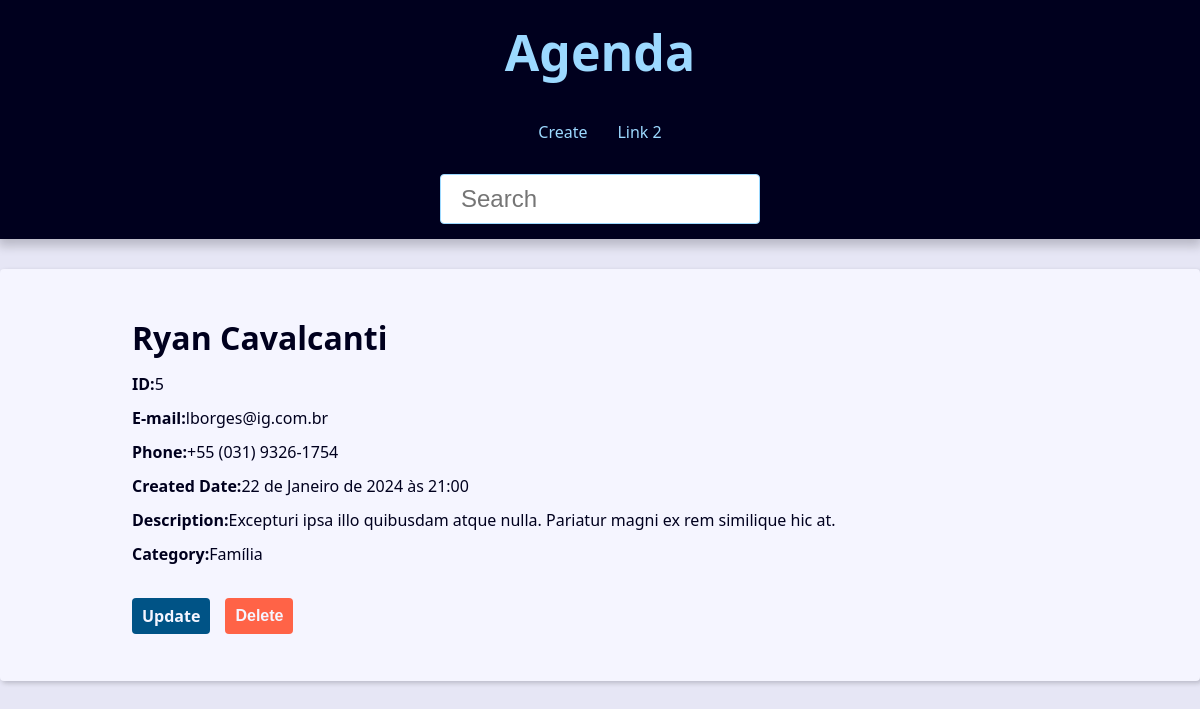
Screenshot of /contact/5/detail with the database file from the repository.
### contact/models.py (models this page shows, shortened)
class Contact(models.Model):
    first_name = models.CharField(max_length=50)
    last_name = models.CharField(max_length=50)
    phone = models.CharField(max_length=50)
    email = models.EmailField(max_length=254, blank=True)
    created_date = models.DateTimeField(default=timezone.now)
    description = models.TextField(blank=True)
    show = models.BooleanField(default=True)
    picture = models.ImageField(blank=True, upload_to='picture/%Y/%m/')
    category = models.ForeignKey(Category, on_delete=models.SET_NULL, blank=True, null=True)
    owner =  models.ForeignKey(User, on_delete=models.SET_NULL, blank=True, null=True)

class Category(models.Model):
    class Meta:
        verbose_name = 'Categoria'
    name = models.CharField(max_length=50)

### contact/views/contact_views.py (the view)
# urls.py: path('contact/<int:contact_id>/detail', views.contact, name='contact'),# type:ignore
def contact(request, contact_id):
    single_contact = get_object_or_404(Contact.objects, pk=contact_id)
    site_title = f'{single_contact.first_name} {single_contact.last_name} - '
    context = {
        'contact': single_contact,
        'site_title': site_title
    }
    return render(request,'contact/contact.html', context )

### contact/templates/contact/contact.html (shortened to what this page needs)
{% extends "global/base.html" %}
{% block content %}
<div class="single-contact">
    <h1 class="single-contact-name">
        {{contact.first_name}} {{contact.last_name}}
    </h1>
    <p><b>ID:</b>{{contact.id}} </p>
    <p><b>E-mail:</b>{{contact.email}} </p>
    <p><b>Phone:</b>{{contact.phone}} </p>
    <p><b>Created Date:</b>{{contact.created_date}} </p>
    <p><b>Description:</b>{{contact.description}} </p>
    <p><b>Category:</b>{{contact.category.name}} </p>
    <div class="contact-links">
        <a class ="btn btn-link" href="{% url "contact:update" contact.id %}">Update</a>
        <form action="{% url "contact:delete" contact.id %}" method="POST">
            {% if confirmation == 'no' %}
                <input type="hidden" name="confirmation" value"yes">
                <button class="btn btn-link btn-delete" type="submit">Confirma?</button>
            {% else %}
                <button class="btn btn-link btn-delete" type="submit">Delete</button>
            {% endif %}
        </form>
    </div>
</div>
{% endblock content %}

### base_static/global/css/style.css (style rules this page uses)
:root { --spacing: 1.5rem; --link-dark-color: rgb(0, 83, 134); --link-light-color: rgb(156, 217, 255); --clr-white: rgb(245, 245, 255); --clr-black: rgb(0, 0, 30); --clr-light-gray: rgb(230, 230, 245); --clr-dark-shadow-5: rgba(0, 0, 10, 5%); --clr-dark-shadow-10: rgba(0, 0, 10, 10%); --clr-dark-shadow-20: rgba(0, 0, 10, 20%); --clr-light-shadow-5: rgba(200, 200, 255, 5%); --clr-light-shadow-10: rgba(200, 200, 255, 10%); --clr-light-shadow-20: rgba(200, 200, 255, 20%); --main-page-width: 120rem; --table-min-width: 60rem; --biggest-font-size: 5rem; --bigger-font-size: 4rem; --big-font-size: 3.2rem; --medium-font-size: 2.4rem; --small-font-size: 1.6rem; --smaller-font-size: 1.4rem; --smallest-font-size: 1.2rem; --transition-fast: 300ms; --transition-medium: 600ms; --transition-slow: 1s; --default-border-radius: 4px; }
*, *::before, *::after { margin: 0; padding: 0; box-sizing: border-box; }
html { font-size: 62.5%; }
body { font-family: system-ui, -apple-system, BlinkMacSystemFont, 'Segoe UI', Roboto, Oxygen, Ubuntu, Cantarell, 'Open Sans', 'Helvetica Neue', sans-serif; line-height: 1.5; font-size: var(--small-font-size); color: var(--clr-black); -webkit-font-smoothing: antialiased; background: var(--clr-light-gray); }
@media (min-width: 600px) { .single-contact { max-width: 80%; margin: calc(var(--spacing) * 2) auto; } }
.single-contact h1 { margin: 1rem 0; }
.single-contact p { margin: 1rem 0; }
.btn { background-color: var(--link-dark-color); color: var(--clr-white); font-weight: bold; border: none; padding: 1rem 2rem; border-radius: var(--default-border-radius); cursor: pointer; transition: filter var(--transition-fast) ease-in-out; }
.contact-links { margin-block: calc(var(--small-font-size) * 2); display: flex; align-items: center; gap: 0 var(--spacing); }
.btn-link { font-size: var(--small-font-size); text-decoration: none; font-weight: bold; padding: 1rem; display: block; line-height: var(--small-font-size); }
.btn-delete { background: tomato; }

### rows the page displays
Contact: first_name "Ryan", last_name "Cavalcanti", id "5", email "lborges@ig.com.br", phone "+55 (031) 9326-1754", created_date "22 de Janeiro de 2024 às 21:00", description "Excepturi ipsa illo quibusdam atque nulla. Pariatur magni ex rem similique hic at.", category.name "Família"
